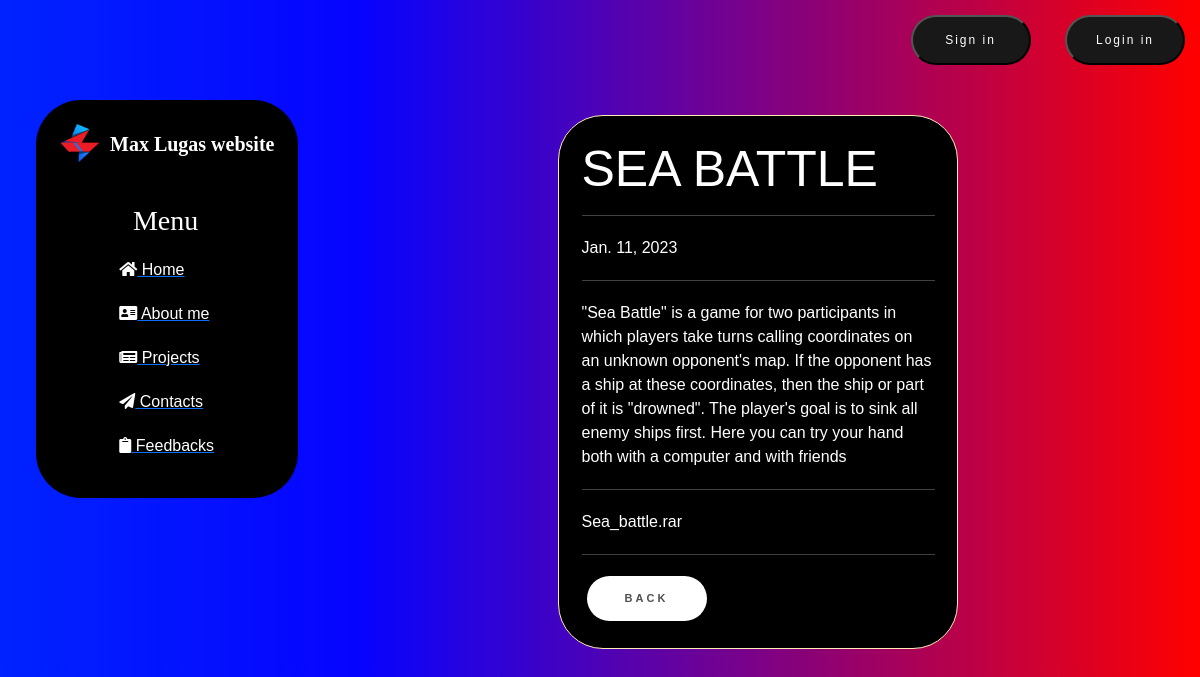
/project/14, run on the app's committed database.
### news/models.py (models this page shows, shortened)
class Articles(models.Model):
    title = models.CharField('Title', max_length=50)
    anons = models.CharField('Anons', max_length=250)
    content = models.TextField('Content')
    date = models.DateField('Date of publication', auto_now_add=True)
    file = models.FileField(upload_to='', max_length=250, null=True, default=None, blank=True)
    class Meta:
        verbose_name = 'News'
        verbose_name_plural = "News"

### news/views.py (the view)
# urls.py: path('<int:pk>', views.NewsDetailView.as_view(), name='news-detail'),
class NewsDetailView(DetailView):
    model = Articles
    template_name = 'news/details_view.html'
    context_object_name = 'article'

### news/templates/news/details_view.html (shortened to what this page needs)
{% extends 'main/layout.html' %}
{% block content %}
    <div class="features">
        <div class="alert alert-warning">
            <h1>{{ article.title }}</h1>
            <hr>
            <p>{{ article.date }}</p>
            <hr>
            <p>{{ article.content }}</p>
            <hr>
            <p>{{ article.file }}</p>
            <hr>
            <a href="{% url 'news_home' %}" class="shine-button">Back</a>
        </div>
    </div>
{% endblock %}

### main/static/main/css/main.css (style rules this page uses)
body { background: rgb(0,35,255); background: linear-gradient(90deg, rgba(0,35,255,1) 0%, rgba(3,0,255,0.9893207282913166) 30%, rgba(255,0,0,1) 100%); font-family: 'Montserrat', sans-serif; }
main .features { float: left; color: #fff; margin-top: 15px; margin-left: 21%; text-align: center; width: 75%; }
main .features h1 { font-size: 50px; }
main .features p { max-width: 400px; margin: 20px auto; }
.alert-warning { background-color: black; color: white; border-radius: 45px; padding: 2.5%; float: left; clear: both; width: 400px; margin: 20px 34%; text-align: left; }
.shine-button { text-decoration: none; display: inline-block; width: 120px; height: 45px; line-height: 45px; border-radius: 45px; margin: 5px; font-family: 'Montserrat', sans-serif; font-size: 11px; text-transform: uppercase; text-align: center; letter-spacing: 3px; font-weight: 600; color: #524f4e; background: white; box-shadow: 0 8px 15px rgba(0, 0, 0, .1); transition: .3s; }

### data on the page
Articles: title "SEA BATTLE", date "Jan. 11, 2023", content "\"Sea Battle\" is a game for two participants in which players take turns calling coordinates on an unknown opponent's map. If the opponent has a ship at these coordinates, then the ship or part of it is \"drowned\". The player's goal is to sink all enemy ships first. Here you can try your hand both with a computer and with friends", file "Sea_battle.rar"
